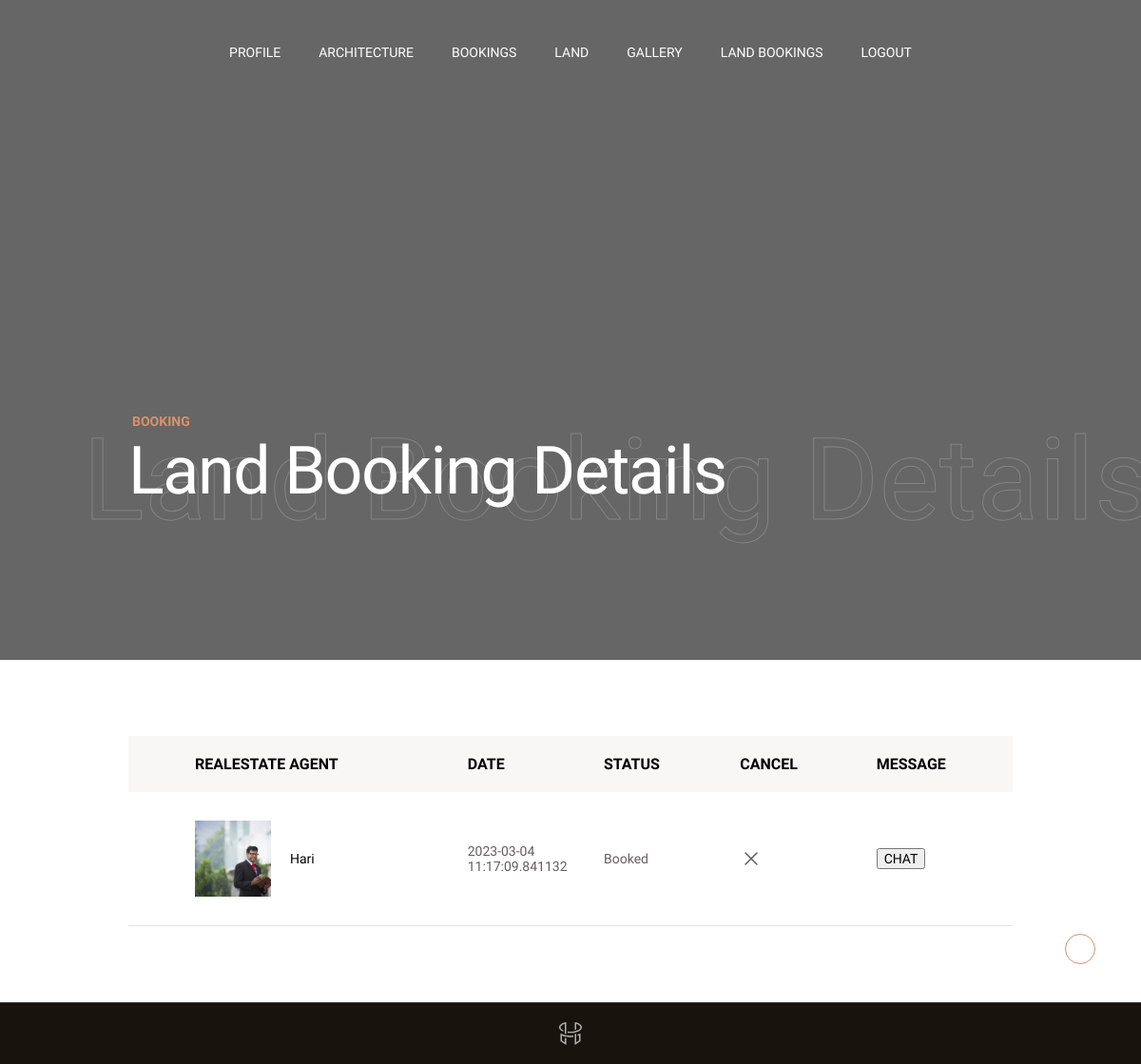
Page /user/realbook_details.php (signed in) on the committed database.
### tables this page shows
CREATE TABLE IF NOT EXISTS `real_booking` (
  `re_id` int(11) NOT NULL AUTO_INCREMENT,
  `rel_id` int(11) NOT NULL,
  `rerl_id` int(11) NOT NULL,
  `re_fname` varchar(100) NOT NULL,
  `re_lname` varchar(100) NOT NULL,
  `re_email` varchar(100) NOT NULL,
  `re_address` varchar(100) NOT NULL,
  `re_contactnumber` varchar(100) NOT NULL,
  `re_status` varchar(100) NOT NULL,
  `re_date` timestamp(6) NOT NULL DEFAULT CURRENT_TIMESTAMP(6),
  PRIMARY KEY (`re_id`)
);

CREATE TABLE IF NOT EXISTS `real_estate_registration` (
  `r_id` int(30) NOT NULL AUTO_INCREMENT,
  `rl_id` int(30) NOT NULL,
  `r_fname` varchar(100) NOT NULL,
  `r_lname` varchar(100) NOT NULL,
  `r_address` varchar(100) NOT NULL,
  `r_email` varchar(100) NOT NULL,
  `r_password` varchar(100) NOT NULL,
  `r_mobilenumber` varchar(100) NOT NULL,
  `r_file` varchar(100) NOT NULL,
  PRIMARY KEY (`r_id`)
);

### user/realbook_details.php (the view, shortened to what this page needs)
<?php
include 'uheader.php';
?>
  <div class="content-wrapper  js-content-wrapper">
        <section class="page-masthead">
          <div data-parallax="0.6" class="page-masthead__bg">
          </div>
          <div class="container">
            <div class="page-masthead__content">
              <div class="row justify-content-between md:justify-content-center align-items-center">
                <div class="col-lg-9 col-md-10">
                  <div data-anim="slide-up delay-1">
                    <div class="page-masthead__subtitle">Booking</div>
                    <div class="page-masthead__back_title">Land Booking Details</div>
                    <h1 class="page-masthead__title text-white">Land Booking Details</h1>
                  </div>
                </div>
              </div>
            </div>
          </div>
        </section>
        <section class="layout-pt-md layout-pb-md">
          <div class="container">
            <div class="row x-gap-60">
              <div class="col-lg">
                <div class="shopCart-header sm:d-none">
                  <div class="row no-gutters justify-content-between">
                    <div class="col-md-4">
                      <div class="shopCart-header__title">
                        Realestate Agent
                      </div>
                    </div>
                    <div class="col-md-2">
                      <div class="shopCart-header__title">
                        Date
                      </div>
                    </div>
                    <div class="col-md-2">
                      <div class="shopCart-header__title">
                        Status
                      </div>
                    </div>
                    <div class="col-md-2">
                      <div class="shopCart-header__title">
                        Cancel
                      </div>
                    </div>
                    <div class="col-md-2">
                      <div class="shopCart-header__title">
                        Message
                      </div>
                    </div>
                  </div>
                </div>
                <div class="shopCart-products">
                  <?php
                    $result = $con->query("SELECT real_estate_registration.rl_id,real_estate_registration.r_fname,real_booking.re_date,real_booking.re_status,real_estate_registration.r_file,real_booking.re_id  FROM real_booking INNER JOIN real_estate_registration ON real_booking.rerl_id=real_estate_registration.rl_id WHERE real_booking.rel_id=$l_id");
                               while($row= mysqli_fetch_array($result))
                                 {
                                  ?>
                  <div class="shopCart-products__item">
                    <div class="row no-gutters y-gap-10 justify-content-between">
                      <div class="col-md-4">
                        <div class="shopCart-products__product">
                          <div class="image">
                            <div class="bg-image js-lazy" data-bg="../uploads/<?php echo  $r_file= $row['r_file']; ?>"></div>
                          </div>
                          <div class="title"><?php echo  $r_fname= $row['r_fname']; ?></div>
                        </div>
                      </div>
                      <div class="col-md-2 sm:mt-16">
                        <div class="d-flex h-100 align-items-center">
                          <div class="shopCart-products__price text-grey">
                             <?php echo  $re_date=$row['re_date']; ?>
                          </div>
                        </div>
                      </div>
                      <div class="col-md-2">
                        <div class="d-flex h-100 align-items-center">
                          <div class="shopCart-products__quantity text-grey">
                            <?php
  $re_status=$row['re_status'];
if($re_status=='Accepted')
{
 ?>
 <a href="enterdetails.php?re_id=<?php echo $row['re_id']; ?>">Accepted</a>
 <?php
}
else
{
  echo "Booked";
}
                             ?>
                          </div>
                        </div>
                      </div>
                      <div class="col-md-2">
                        <div class="d-flex h-100 align-items-center">
                          <div class="shopCart-products__subtotal text-grey">
                            <div class="shopCart-products__cross">
                       <a href="deletereal_booking.php?re_id=<?php echo $row['re_id']; ?>"> <i class="icon" data-feather="x"></i></a>
                      </div>
                          </div>
                        </div>
                      </div>
                          <div class="col-md-2">
                        <div class="d-flex h-100 align-items-center">
                          <div class="shopCart-products__subtotal text-grey">
                            <div class="shopCart-products__cross">
                       <a href="real_msguser.php?cl_id=<?php echo  $rl_id=$row['rl_id']; ?>"> <input type="button" name="" value="CHAT"></a>
                      </div>
                          </div>
                        </div>
                      </div>
                    </div>
                  </div>
                <?php   }
                                 ?>
                </div>
              </div>
              </div>
          </div>
        </section>
       <?php
include 'ufooter.php';
?>

### rows in the picture
real_booking: real_estate_registration.r_fname "Hari", re_date "2023-03-04 11:17:09.841132", re_status "Booked"
